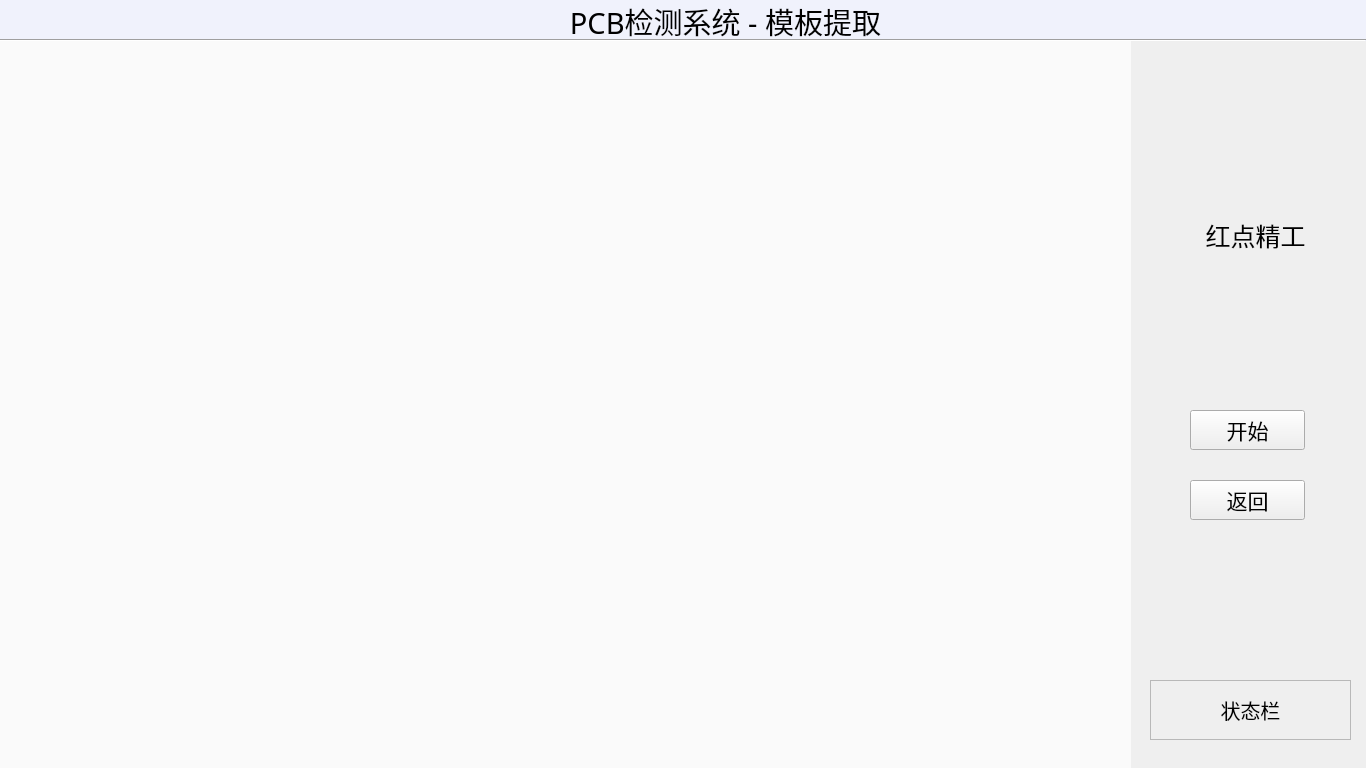
<?xml version="1.0" encoding="UTF-8"?>
<ui version="4.0">
 <class>TemplateUI</class>
 <widget class="QWidget" name="TemplateUI">
  <property name="geometry">
   <rect>
    <x>0</x>
    <y>0</y>
    <width>1366</width>
    <height>768</height>
   </rect>
  </property>
  <property name="windowTitle">
   <string>TemplateUI</string>
  </property>
  <widget class="Line" name="line">
   <property name="geometry">
    <rect>
     <x>0</x>
     <y>30</y>
     <width>1366</width>
     <height>20</height>
    </rect>
   </property>
   <property name="orientation">
    <enum>Qt::Horizontal</enum>
   </property>
  </widget>
  <widget class="QLabel" name="label_title">
   <property name="geometry">
    <rect>
     <x>560</x>
     <y>1</y>
     <width>331</width>
     <height>41</height>
    </rect>
   </property>
   <property name="sizePolicy">
    <sizepolicy hsizetype="Fixed" vsizetype="Fixed">
     <horstretch>0</horstretch>
     <verstretch>0</verstretch>
    </sizepolicy>
   </property>
   <property name="minimumSize">
    <size>
     <width>60</width>
     <height>30</height>
    </size>
   </property>
   <property name="font">
    <font>
     <family>SimSun-ExtB</family>
     <pointsize>22</pointsize>
     <weight>12</weight>
     <italic>false</italic>
     <bold>false</bold>
    </font>
   </property>
   <property name="styleSheet">
    <string notr="true">font: 100 22pt &quot;SimSun-ExtB&quot;;</string>
   </property>
   <property name="text">
    <string>PCB检测系统 - 模板提取</string>
   </property>
   <property name="alignment">
    <set>Qt::AlignCenter</set>
   </property>
  </widget>
  <widget class="QLabel" name="label_3">
   <property name="geometry">
    <rect>
     <x>0</x>
     <y>0</y>
     <width>1366</width>
     <height>41</height>
    </rect>
   </property>
   <property name="styleSheet">
    <string notr="true">background-color: rgb(240, 242, 252);</string>
   </property>
   <property name="text">
    <string/>
   </property>
  </widget>
  <widget class="QLabel" name="label_logo">
   <property name="geometry">
    <rect>
     <x>1169</x>
     <y>89</y>
     <width>171</width>
     <height>121</height>
    </rect>
   </property>
   <property name="sizePolicy">
    <sizepolicy hsizetype="Fixed" vsizetype="Fixed">
     <horstretch>0</horstretch>
     <verstretch>0</verstretch>
    </sizepolicy>
   </property>
   <property name="maximumSize">
    <size>
     <width>16777215</width>
     <height>16000000</height>
    </size>
   </property>
   <property name="font">
    <font>
     <pointsize>16</pointsize>
     <weight>50</weight>
     <bold>false</bold>
    </font>
   </property>
   <property name="styleSheet">
    <string notr="true">border-image: url(:/PCBDetect/icons/logo.png);</string>
   </property>
   <property name="text">
    <string/>
   </property>
   <property name="alignment">
    <set>Qt::AlignCenter</set>
   </property>
  </widget>
  <widget class="QLabel" name="label">
   <property name="geometry">
    <rect>
     <x>1200</x>
     <y>220</y>
     <width>111</width>
     <height>31</height>
    </rect>
   </property>
   <property name="font">
    <font>
     <family>楷体</family>
     <pointsize>19</pointsize>
     <weight>50</weight>
     <italic>false</italic>
     <bold>false</bold>
    </font>
   </property>
   <property name="styleSheet">
    <string notr="true">font: 19pt &quot;楷体&quot;;</string>
   </property>
   <property name="text">
    <string>红点精工</string>
   </property>
   <property name="alignment">
    <set>Qt::AlignCenter</set>
   </property>
  </widget>
  <widget class="QPushButton" name="pushButton_start">
   <property name="geometry">
    <rect>
     <x>1190</x>
     <y>410</y>
     <width>115</width>
     <height>40</height>
    </rect>
   </property>
   <property name="sizePolicy">
    <sizepolicy hsizetype="Fixed" vsizetype="Fixed">
     <horstretch>0</horstretch>
     <verstretch>0</verstretch>
    </sizepolicy>
   </property>
   <property name="font">
    <font>
     <pointsize>16</pointsize>
    </font>
   </property>
   <property name="text">
    <string>开始</string>
   </property>
  </widget>
  <widget class="QPushButton" name="pushButton_return">
   <property name="geometry">
    <rect>
     <x>1190</x>
     <y>480</y>
     <width>115</width>
     <height>40</height>
    </rect>
   </property>
   <property name="sizePolicy">
    <sizepolicy hsizetype="Fixed" vsizetype="Fixed">
     <horstretch>0</horstretch>
     <verstretch>0</verstretch>
    </sizepolicy>
   </property>
   <property name="font">
    <font>
     <pointsize>16</pointsize>
    </font>
   </property>
   <property name="text">
    <string>返回</string>
   </property>
  </widget>
  <widget class="QLabel" name="label_status">
   <property name="geometry">
    <rect>
     <x>1150</x>
     <y>680</y>
     <width>201</width>
     <height>60</height>
    </rect>
   </property>
   <property name="font">
    <font>
     <pointsize>15</pointsize>
    </font>
   </property>
   <property name="frameShape">
    <enum>QFrame::StyledPanel</enum>
   </property>
   <property name="frameShadow">
    <enum>QFrame::Raised</enum>
   </property>
   <property name="text">
    <string>状态栏</string>
   </property>
   <property name="alignment">
    <set>Qt::AlignCenter</set>
   </property>
  </widget>
  <widget class="QGraphicsView" name="graphicsView">
   <property name="geometry">
    <rect>
     <x>0</x>
     <y>40</y>
     <width>1131</width>
     <height>731</height>
    </rect>
   </property>
   <property name="styleSheet">
    <string notr="true">background-color: rgb(250, 250, 250);</string>
   </property>
   <property name="frameShape">
    <enum>QFrame::NoFrame</enum>
   </property>
  </widget>
  <zorder>label_3</zorder>
  <zorder>label_title</zorder>
  <zorder>label_logo</zorder>
  <zorder>label</zorder>
  <zorder>pushButton_start</zorder>
  <zorder>pushButton_return</zorder>
  <zorder>label_status</zorder>
  <zorder>graphicsView</zorder>
  <zorder>line</zorder>
 </widget>
 <layoutdefault spacing="6" margin="11"/>
 <resources>
  <include location="PCBDetect.qrc"/>
 </resources>
 <connections/>
</ui>
